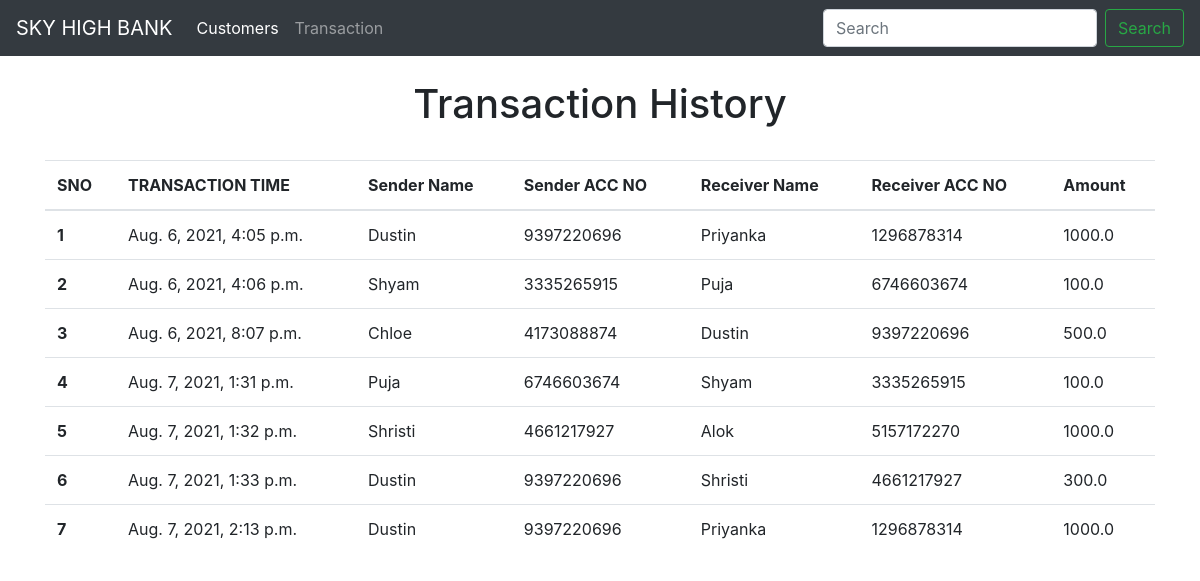
Page /alltransaction on the committed database.
### bankapp/models.py (models this page shows)
class transfer_history(models.Model):
    timestamp = models.DateTimeField(auto_now_add=True,null=True)
    sender =  models.CharField(max_length=255)
    senderaccno=models.IntegerField(default=0)
    receiveraccno = models.IntegerField(default=0)
    receiver =  models.CharField(max_length=255)
    amount = models.FloatField()

### bankapp/views.py (the view)
# urls.py: path('alltransaction', views.trans, name="transaction"),
def trans(request):
    alltransaction = transfer_history.objects.all()
    return render(request ,'transaction.html',{'tran':alltransaction})

### templates/transaction.html (shortened to what this page needs)
{% extends 'basic.html' %}
{% block body %}
<br>
<h1 style="text-align:center">Transaction History</h1><br>
<div class="container">
<div class="table-responsive">
<table class="table table-hover">
  <thead>
    <tr>
      <th scope="col">SNO</th>
      <th scope="col"> TRANSACTION TIME</th>
      <th scope="col"> Sender Name</th>
      <th scope="col">Sender ACC NO</th>
       <th scope="col">Receiver Name</th>
      <th scope="col">Receiver ACC NO</th>
      <th scope="col">Amount</th>
    </tr>
  </thead>
  <tbody>
{% for i in tran %}
    <tr>
      <th scope="row">{{i.id}}</th>
      <td>{{i.timestamp}}</td>
      <td>{{i.sender}}</td>
      <td>{{i.senderaccno}}</td>
      <td>{{i.receiver}}</td>
      <td>{{i.receiveraccno}}</td>
      <td>{{i.amount}}</td>
    </tr>
{% endfor %}
  </tbody>
</table>
</div>
</div>
 {% endblock %}

### rows in the picture
transfer_history: id "1", timestamp "Aug. 6, 2021, 4:05 p.m.", sender "Dustin", senderaccno "9397220696", receiver "Priyanka", receiveraccno "1296878314", amount "1000.0"
transfer_history: id "2", timestamp "Aug. 6, 2021, 4:06 p.m.", sender "Shyam", senderaccno "3335265915", receiver "Puja", receiveraccno "6746603674", amount "100.0"
transfer_history: id "3", timestamp "Aug. 6, 2021, 8:07 p.m.", sender "Chloe", senderaccno "4173088874", receiver "Dustin", receiveraccno "9397220696", amount "500.0"
transfer_history: id "4", timestamp "Aug. 7, 2021, 1:31 p.m.", sender "Puja", senderaccno "6746603674", receiver "Shyam", receiveraccno "3335265915", amount "100.0"
transfer_history: id "5", timestamp "Aug. 7, 2021, 1:32 p.m.", sender "Shristi", senderaccno "4661217927", receiver "Alok", receiveraccno "5157172270", amount "1000.0"
transfer_history: id "6", timestamp "Aug. 7, 2021, 1:33 p.m.", sender "Dustin", senderaccno "9397220696", receiver "Shristi", receiveraccno "4661217927", amount "300.0"
transfer_history: id "7", timestamp "Aug. 7, 2021, 2:13 p.m.", sender "Dustin", senderaccno "9397220696", receiver "Priyanka", receiveraccno "1296878314", amount "1000.0"
